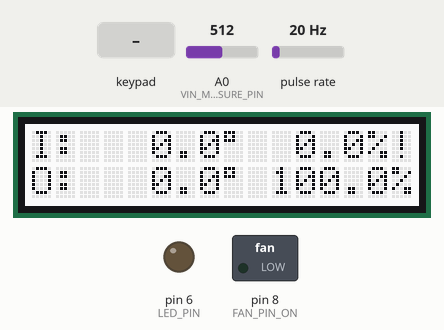
The sketch below on a simulated Arduino Uno, built with avr-gcc and run on an emulated ATmega328P. Parts: 16×2 character LCD, switched loads named in the sketch (green lamp = pin HIGH), output pins drawn as LEDs (lit = HIGH). Wiring (inferred from the names in the program): pulse sensor: data pin 3. Inputs (shaded band) come from the test bench; at power-on: A0 (VIN_MEASURE_PIN) = 512, pulse rate 20 Hz. What the sketch prints to the serial monitor is not drawn.

Above: at 3.6 s.
3.7 s: key 'U' pressed
At 4.4 s:
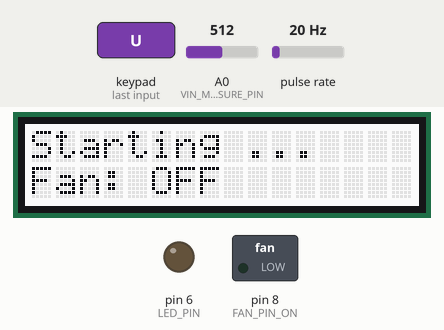
8.2 s: key 'D' pressed
At 9.2 s:
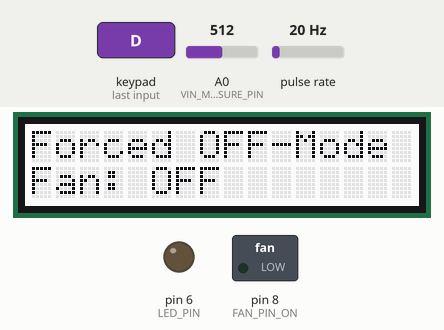
14.1 s: key 'U' pressed
At 14.5 s:
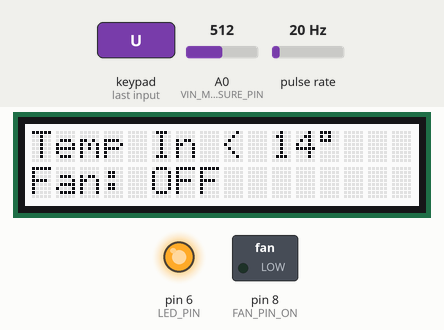
Timing chart, 0 to 34.1 s (numbered marks = the images above; inputs shaded):
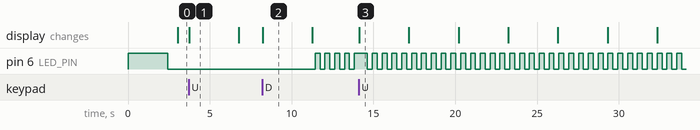

The sketch:

cellar-climate-controller.ino
```cpp
//*****************************************************************************
// cellar-climate-controller
//
// by m4rc77
//*****************************************************************************

// include the library code:
#include <Arduino.h>
#include <Wire.h>
#include <Adafruit_RGBLCDShield.h>
#include <utility/Adafruit_MCP23017.h>
#include <Adafruit_Sensor.h>
#include <DHT.h>
#include <DHT_U.h>
#include <math.h>

// The shield uses the I2C SCL and SDA pins. On classic Arduinos
// this is Analog 4 and 5 so you can't use those for analogRead() anymore
// However, you can connect other I2C sensors to the I2C bus and share
// the I2C bus.
Adafruit_RGBLCDShield lcd = Adafruit_RGBLCDShield();

// These #defines make it easy to set the backlight color
#define RED 0x1
#define YELLOW 0x3
#define GREEN 0x2
#define TEAL 0x6
#define BLUE 0x4
#define VIOLET 0x5
#define WHITE 0x7

const int DHT_PIN_INSIDE = 2;
const int DHT_PIN_OUTSIDE_1 = 4;
const int DHT_PIN_OUTSIDE_2 = 7;

const int VIN_MEASURE_PIN = A0;

const int FAN_PIN_ON =  8;
const int FAN_PIN_RPM = 3;

const int LED_PIN = 6;

const int PAGE_DISPLAY_DURATION = 3000;
const int CONTROL_INTERVAL = 10000;

const int MODE_AUTO = 10;
const int MODE_ON = 11;
const int MODE_OFF = 12;

const long MAX_FORCED_MODE_DURATION = 12L * 60L * 60L * 1000L; // 12h

const float HUMIDTITY_LIMIT = 53.5;
const float HUMIDTITY_LIMIT_TOLERANCE = 1.0;
const float ABS_HUMIDITY_LIMIT_TOLERANCE = 0.25;

const float ABS_HUMIDITY_ERROR = 999.0;

const float TEMP_IN_LIMIT = 14.0;
const float TEMP_OUT_LIMIT = 28.0;

const long blinkIntervalSlow = 1000;
const long blinkIntervalFast = 300;

const byte OK = 0;
const byte WARN = 1;
const byte ERR = 2;

// See guide for details on sensor wiring and usage:
//   https://learn.adafruit.com/dht/overview
DHT_Unified dhtIn (DHT_PIN_INSIDE,  DHT22);
DHT_Unified dhtOut1(DHT_PIN_OUTSIDE_1, DHT22);
DHT_Unified dhtOut2(DHT_PIN_OUTSIDE_2, DHT22);


volatile int fanRpmCounter;
int fanRpm;
boolean fanRunning = false;
long fanLastCheck;
long fanCheckDelay = 2000;

long tempLastCheck;
long tempCheckDelay;
byte temperatureToCheck = 0;

float tempInside;
float tempOutside1;
float tempOutside2;
float humidityInside = 0;
float humidityOutside1 = 100;
float humidityOutside2 = 100;
float absHumidityInside = 0;
float absHumidityOutside1 = ABS_HUMIDITY_ERROR;
float absHumidityOutside2 = ABS_HUMIDITY_ERROR;

long lastPageSwitch;
byte page = 1;

byte state = OK;
int ledState = LOW;
long lastLedChange;

int mode;
long forceModeOnTime=0;

String why = "Starting ...";
long lastControl;

float volt;

void readInputVoltage() {
    int sensorValue = analogRead(VIN_MEASURE_PIN);
    volt = sensorValue * (5.0 / 1023.0);
    // correction by voltmeter measurements ...
    float correction = 1.00926706;
    volt = volt / 20.0 * (20.0 + 50.0) * correction;
    Serial.print( volt, DEC ); Serial.println(" V");
}

//This is the function that the interupt calls
void rpm () {
    fanRpmCounter++;
}

void calculateFanRpm() {
    //Times fanRpmCounter (which is apprioxiamately the fequency the fan
    //is spinning at) by 60 seconds before dividing by the fan's divider
    if (fanRpmCounter == 0) {
        fanRpm = 0;
    } else {
        fanRpm = (fanRpmCounter * (60000 / (millis() - fanLastCheck))) / 2;
    }

    // reset the counter ...
    fanRpmCounter = 0;

    //Prints the number calculated above
    Serial.print(fanRpm, DEC); Serial.println(" rpm");
}

void showTemperaturePage(boolean absHumidity, boolean showOutside1) {
    lcd.setCursor(0,0);
    lcd.print("I:");
    printTemp(tempInside);
    if(absHumidity) {
        printAbsHumidity(absHumidityInside);
    } else {
        printHumidity(humidityInside);
    }

    lcd.setCursor(0,1);
    lcd.print("O:");
    if (showOutside1) {
        printTemp(tempOutside1);
        if (absHumidity) {
            printAbsHumidity(absHumidityOutside1);
        } else {
            printHumidity(humidityOutside1);
        }
    } else {
        printTemp(tempOutside2);
        if (absHumidity) {
            printAbsHumidity(absHumidityOutside2);
        } else {
            printHumidity(humidityOutside2);
        }
    }
}

void printTemp(float temperature) {
    if (isnan(temperature)) {
        lcd.print("Temp?? ");
    } else {
        if (10 <= temperature) {
            lcd.print("  ");
        } else if (0 <= temperature && temperature < 10) {
            lcd.print("   ");
        } else if (-10 < temperature && temperature < 0) {
            lcd.print("  ");
        } else if (temperature <= -10) {
            lcd.print(" ");
        }
        lcd.print(doRound(temperature), 1);lcd.print((char)223);
    }
}

void printHumidity(float humidity) {
    if (isnan(humidity)) {
        lcd.print("Hmid?? ");
    } else {
        if (10 <= humidity) {
            lcd.print(" ");
        } else if (0 <= humidity && humidity < 10) {
            lcd.print("  ");
        }
        lcd.print(doRound(humidity), 1); lcd.print("%");

        // Handle failed sensor ...
        if (isSensorFaulty(humidity)) {
            lcd.print("!");
        } else {
            lcd.print(" ");
        }
    }
}

void printAbsHumidity(float humidity) {
    if (humidity == ABS_HUMIDITY_ERROR) {
        lcd.print(" ERR!!!");
    } else if (10 <= humidity) {
        lcd.print(" ");
    } else if (0 <= humidity && humidity < 10) {
        lcd.print("  ");
    }
    lcd.print(doRound(humidity), 1); lcd.print("g");
}

void showFanInfoPage() {
    lcd.clear();

    lcd.setCursor(0,0);
    lcd.print(why);

    lcd.setCursor(0,1);
    lcd.print("Fan: ");
    if (fanRunning) {
        lcd.print(fanRpm, DEC); lcd.print(" rpm     ");
    } else {
        lcd.print("OFF        ");
    }
}

void showSystemInfoPage() {
    lcd.clear();

    lcd.setCursor(0,0);
    long minutes = millis() / 1000 / 60;
    lcd.print("Up: ");lcd.print((minutes/60/24));lcd.print("d ");lcd.print(((minutes/60)%24));lcd.print("h ");lcd.print((minutes%60));lcd.print("m          ");
    lcd.setCursor(0,1);
    lcd.print("V-In: ");lcd.print(doRound2(volt), 2); lcd.print("V");
}

void setup() {
    pinMode(FAN_PIN_ON, OUTPUT);
    pinMode(FAN_PIN_RPM, INPUT);
    pinMode(DHT_PIN_OUTSIDE_1, INPUT_PULLUP);
    pinMode(DHT_PIN_OUTSIDE_2, INPUT_PULLUP);
    pinMode(DHT_PIN_INSIDE, INPUT_PULLUP);
    pinMode(LED_PIN, OUTPUT);
    ledOn();

    attachInterrupt(digitalPinToInterrupt(FAN_PIN_RPM), rpm, RISING);

    // Debugging output
    Serial.begin(9600);

    // set up the LCD's number of columns and rows:
    lcd.begin(16, 2);

    // Print a message to the LCD...
    int time = millis();
    lcd.setCursor(0, 0);
    lcd.print("***FanControl***");
    lcd.setCursor(0, 1);
    lcd.print("***   2.05   ***");
    time = millis() - time;
    Serial.print("Took "); Serial.print(time); Serial.println(" ms");
    lcd.setBacklight(WHITE);

    // switch FAN off...
    digitalWrite(FAN_PIN_ON, LOW);

    // Initialize device.
    dhtIn.begin();
    dhtOut1.begin();
    dhtOut2.begin();

    // Print temperature sensor details.
    sensor_t sensor;
    dhtIn.temperature().getSensor(&sensor);
    Serial.println("INSIDE: ------------------");
    Serial.println("Temperature");
    Serial.print  ("Sensor:       "); Serial.println(sensor.name);
    Serial.print  ("Driver Ver:   "); Serial.println(sensor.version);
    Serial.print  ("Unique ID:    "); Serial.println(sensor.sensor_id);
    Serial.print  ("Min Delay:    "); Serial.print(sensor.min_delay/1000); Serial.println(" ms");
    Serial.print  ("Max Value:    "); Serial.print(sensor.max_value); Serial.println(" *C");
    Serial.print  ("Min Value:    "); Serial.print(sensor.min_value); Serial.println(" *C");
    Serial.print  ("Resolution:   "); Serial.print(sensor.resolution); Serial.println(" *C");
    Serial.println("------------------------------------");
    // Print humidity sensor details.
    dhtIn.humidity().getSensor(&sensor);
    Serial.println("------------------------------------");
    Serial.println("Humidity");
    Serial.print  ("Sensor:       "); Serial.println(sensor.name);
    Serial.print  ("Driver Ver:   "); Serial.println(sensor.version);
    Serial.print  ("Unique ID:    "); Serial.println(sensor.sensor_id);
    Serial.print  ("Min Delay:    "); Serial.print(sensor.min_delay/1000); Serial.println(" ms");
    Serial.print  ("Max Value:    "); Serial.print(sensor.max_value); Serial.println("%");
    Serial.print  ("Min Value:    "); Serial.print(sensor.min_value); Serial.println("%");
    Serial.print  ("Resolution:   "); Serial.print(sensor.resolution); Serial.println("%");
    Serial.println("------------------------------------");
    dhtOut1.temperature().getSensor(&sensor);
    Serial.println("OUTSIDE: ------------------");
    Serial.println("Temperature");
    Serial.print  ("Sensor:       "); Serial.println(sensor.name);
    Serial.print  ("Driver Ver:   "); Serial.println(sensor.version);
    Serial.print  ("Unique ID:    "); Serial.println(sensor.sensor_id);
    Serial.print  ("Min Delay:    "); Serial.print(sensor.min_delay/1000); Serial.println(" ms");
    Serial.print  ("Max Value:    "); Serial.print(sensor.max_value); Serial.println(" *C");
    Serial.print  ("Min Value:    "); Serial.print(sensor.min_value); Serial.println(" *C");
    Serial.print  ("Resolution:   "); Serial.print(sensor.resolution); Serial.println(" *C");
    Serial.println("------------------------------------");
    // Print humidity sensor details.
    dhtOut1.humidity().getSensor(&sensor);
    Serial.println("------------------------------------");
    Serial.println("Humidity");
    Serial.print  ("Sensor:       "); Serial.println(sensor.name);
    Serial.print  ("Driver Ver:   "); Serial.println(sensor.version);
    Serial.print  ("Unique ID:    "); Serial.println(sensor.sensor_id);
    Serial.print  ("Min Delay:    "); Serial.print(sensor.min_delay/1000); Serial.println(" ms");
    Serial.print  ("Max Value:    "); Serial.print(sensor.max_value); Serial.println("%");
    Serial.print  ("Min Value:    "); Serial.print(sensor.min_value); Serial.println("%");
    Serial.print  ("Resolution:   "); Serial.print(sensor.resolution); Serial.println("%");
    Serial.println("------------------------------------");
    dhtOut2.temperature().getSensor(&sensor);
    Serial.println("OUTSIDE: ------------------");
    Serial.println("Temperature");
    Serial.print  ("Sensor:       "); Serial.println(sensor.name);
    Serial.print  ("Driver Ver:   "); Serial.println(sensor.version);
    Serial.print  ("Unique ID:    "); Serial.println(sensor.sensor_id);
    Serial.print  ("Min Delay:    "); Serial.print(sensor.min_delay/1000); Serial.println(" ms");
    Serial.print  ("Max Value:    "); Serial.print(sensor.max_value); Serial.println(" *C");
    Serial.print  ("Min Value:    "); Serial.print(sensor.min_value); Serial.println(" *C");
    Serial.print  ("Resolution:   "); Serial.print(sensor.resolution); Serial.println(" *C");
    Serial.println("------------------------------------");
    // Print humidity sensor details.
    dhtOut2.humidity().getSensor(&sensor);
    Serial.println("------------------------------------");
    Serial.println("Humidity");
    Serial.print  ("Sensor:       "); Serial.println(sensor.name);
    Serial.print  ("Driver Ver:   "); Serial.println(sensor.version);
    Serial.print  ("Unique ID:    "); Serial.println(sensor.sensor_id);
    Serial.print  ("Min Delay:    "); Serial.print(sensor.min_delay/1000); Serial.println(" ms");
    Serial.print  ("Max Value:    "); Serial.print(sensor.max_value); Serial.println("%");
    Serial.print  ("Min Value:    "); Serial.print(sensor.min_value); Serial.println("%");
    Serial.print  ("Resolution:   "); Serial.print(sensor.resolution); Serial.println("%");

    // Set delay between sensor readings based on sensor details.
    tempCheckDelay = (sensor.min_delay / 1000) * 4;

    mode = MODE_AUTO;
    page = 1;
    lastControl= millis();
    delay(1000);
}

void loop() {

    if (fanLastCheck + fanCheckDelay <= millis()) {
        calculateFanRpm();
        fanLastCheck = millis();

        readInputVoltage();
        Serial.print("MODE:");Serial.println(mode);
    }

    if(tempLastCheck + tempCheckDelay <= millis()) {
        switch (temperatureToCheck) {
            case 0:
                tempCheckInside();
                temperatureToCheck = 1;
                break;
            case 1:
                tempCheckOutside1();
                temperatureToCheck = 2;
                break;
            case 2:
                tempCheckOutside2();
                temperatureToCheck = 0;
                break;
        }
        tempLastCheck = millis();
    }

    if(lastPageSwitch + PAGE_DISPLAY_DURATION <= millis()) {
        switch (page) {
            case 1:
                showTemperaturePage(false, true);
                page = 2;
                break;
            case 2:
                showTemperaturePage(true, true);
                page = 3;
                break;
            case 3:
                showTemperaturePage(false, false);
                page = 4;
                break;
            case 4:
                showTemperaturePage(true, false);
                page = 5;
                break;
            case 5:
                showFanInfoPage();
                page = 6;
                break;
            case 6:
                showSystemInfoPage();
                page = 1;
                break;
            default:
                page = 1;
        }
        lastPageSwitch  = millis();
    }

    uint8_t buttons = lcd.readButtons();

    if (buttons) {
        if (buttons & BUTTON_UP) {
            if (mode == MODE_AUTO) {
                mode = MODE_ON;
                forceModeOnTime = millis();
                Serial.println("MODE=ON");
            } else {
                mode = MODE_AUTO;
                Serial.println("MODE=AUTO");
            }
            controlFan();
            showFanInfoPage();
            lastPageSwitch  = millis();
            page = 1;
            delay(500);
        }
        if (buttons & BUTTON_DOWN) {
            if (mode == MODE_AUTO) {
                mode = MODE_OFF;
                forceModeOnTime = millis();
                Serial.println("MODE=OFF");
            } else {
                mode = MODE_AUTO;
                Serial.println("MODE=AUTO");
            }
            controlFan();
            showFanInfoPage();
            lastPageSwitch  = millis();
            page = 1;
            delay(500);
        }
        if (buttons & BUTTON_LEFT) {
            //lcd.print("LEFT   ");
        }
        if (buttons & BUTTON_RIGHT) {
            //lcd.print("RIGHT  ");
        }
        if (buttons & BUTTON_SELECT) {
            //lcd.print("SELECT ");
        }
    }

    if (lastControl + CONTROL_INTERVAL <= millis()) {
        controlFan();
        checkFaultySensors();
        lastControl = millis();
    }

    blinkLedOnError();
}

void blinkLedOnError() {
    int interval;
    if (state == OK) {
        ledOff();
        return;
    } else if (state == WARN) {
        interval = blinkIntervalSlow;
    } else {
        interval = blinkIntervalFast;
    }

    if (lastLedChange + interval <= millis()) {
        if (ledState == LOW) {
            ledOn();
            ledState = HIGH;
        } else {
            ledOff();
            ledState = LOW;
        }
        lastLedChange = millis();
    }
}

void controlFan() {
    float absHumidityOutside;
    float tempOutside;
    if (absHumidityOutside1 != ABS_HUMIDITY_ERROR && absHumidityOutside2 != ABS_HUMIDITY_ERROR) {
        if (absHumidityOutside1 > absHumidityOutside2) {
            absHumidityOutside = absHumidityOutside1;
            tempOutside = tempOutside1;
        } else {
            absHumidityOutside = absHumidityOutside2;
            tempOutside = tempOutside2;
        }
    } else if (absHumidityOutside1 != ABS_HUMIDITY_ERROR) {
        absHumidityOutside = absHumidityOutside1;
        tempOutside = tempOutside1;
    } else {
        absHumidityOutside = absHumidityOutside2;
        tempOutside = tempOutside2;
    }

    if (mode == MODE_AUTO) {
        if (tempInside < TEMP_IN_LIMIT) {
            fanOff();
            why = "Temp In < ";
            why = why + ((int)TEMP_IN_LIMIT);
            why = why + (char)223;
        } else if (tempOutside > TEMP_OUT_LIMIT) {
            fanOff();
            why = "Temp Out > ";
            why = why + ((int)TEMP_OUT_LIMIT);
            why = why + (char)223;
        } else if ((humidityInside < (HUMIDTITY_LIMIT - HUMIDTITY_LIMIT_TOLERANCE)) && fanRunning) {
            fanOff();
            why = "Humi: In < ";
            why = why + ((int)HUMIDTITY_LIMIT);
            why = why + "%";
        } else if ((humidityInside < HUMIDTITY_LIMIT) && !fanRunning) {
            fanOff();
            why = "Humi: In < ";
            why = why + ((int)HUMIDTITY_LIMIT);
            why = why + "%";
        } else if ((absHumidityOutside >= absHumidityInside) && fanRunning) {
            fanOff();
            why = "Humi: Out > In";
        } else if (((absHumidityOutside + ABS_HUMIDITY_LIMIT_TOLERANCE) >= absHumidityInside) && !fanRunning) {
            fanOff();
            why = "Humi: Out > In";
        } else if ((absHumidityOutside < absHumidityInside) && fanRunning)  {
            fanOn();
            why = "Drying ...";
        } else if (((absHumidityOutside + ABS_HUMIDITY_LIMIT_TOLERANCE) < absHumidityInside) && !fanRunning)  {
            fanOn();
            why = "Drying ...";
        } else {
            fanOff();
            why = "why?";
        }
    } else if (mode == MODE_ON) {
        if (((millis() - forceModeOnTime) > MAX_FORCED_MODE_DURATION) || (absHumidityOutside >= absHumidityInside)) {
          fanOff();
          mode = MODE_AUTO;
        } else {
          fanOn();
          why = "Forced ON-Mode";
        }
    } else if (mode == MODE_OFF) {
        if ((millis() - forceModeOnTime) > MAX_FORCED_MODE_DURATION) {
          fanOff();
          mode = MODE_AUTO;
        } else {
          fanOff();
          why = "Forced OFF-Mode";
        }
    } else {
      why = "Unkown Mode " + mode;
    }
    Serial.println(why);
}

void fanOn() {
    digitalWrite(FAN_PIN_ON, HIGH);
    fanRunning = true;
    Serial.println("Switching fan ON");
}

void fanOff() {
    digitalWrite(FAN_PIN_ON, LOW);
    fanRunning = false;
    Serial.println("Switching fan OFF");
}

void tempCheckInside() {
    sensors_event_t event;
    dhtIn.temperature().getEvent(&event);
    tempInside = event.temperature;
    dhtIn.humidity().getEvent(&event);
    humidityInside = event.relative_humidity;

    debugTempAndHumidity(tempInside, humidityInside, "Inside");

    absHumidityInside = calcAbsHumidity(tempInside, humidityInside);
    Serial.println("Abs Humidity inside ");Serial.print(absHumidityInside);Serial.println("g/m³");
}

void tempCheckOutside1() {
    sensors_event_t event1;
    dhtOut1.temperature().getEvent(&event1);
    tempOutside1 = event1.temperature;
    dhtOut1.humidity().getEvent(&event1);
    humidityOutside1 = event1.relative_humidity;

    debugTempAndHumidity(tempOutside1, humidityOutside1, "Outside1");

    absHumidityOutside1 = calcAbsHumidity(tempOutside1, humidityOutside1);
    Serial.print("Abs Humidity Outside1 ");Serial.print(absHumidityOutside1);Serial.println("g/m³");
}

void tempCheckOutside2() {
    sensors_event_t event2;
    dhtOut2.temperature().getEvent(&event2);
    tempOutside2 = event2.temperature;
    dhtOut2.humidity().getEvent(&event2);
    humidityOutside2 = event2.relative_humidity;

    debugTempAndHumidity(tempOutside2, humidityOutside2, "Outside2");

    absHumidityOutside2 = calcAbsHumidity(tempOutside2, humidityOutside2);
    Serial.print("Abs Humidity Outside2 ");Serial.print(absHumidityOutside2);Serial.println("g/m³");
}

void checkFaultySensors() {
  if (!isSensorFaulty(humidityOutside1) && !isSensorFaulty(humidityOutside2) && !isSensorFaulty(humidityInside)) {
    state = OK;
  } else if ( (isSensorFaulty(humidityOutside1) && isSensorFaulty(humidityOutside2)) ||
              (isSensorFaulty(humidityOutside1) && isSensorFaulty(humidityInside)) ||
              (isSensorFaulty(humidityOutside2) && isSensorFaulty(humidityInside)) ) {
    state = ERR;
  } else {
    state = WARN;
  }
}

boolean isSensorFaulty(float humidity) {
    if (isnan(humidity)) {
        return true;
    } else  if (humidity > 98.8 || humidity < 1.2) {
        return true;
    } else {
        return false;
    }
}

float calcAbsHumidity(float temperature, float humidity) {
    if (isnan(temperature)) {
        return ABS_HUMIDITY_ERROR;
    }
    if (isnan(humidity)) {
        return ABS_HUMIDITY_ERROR;
    }
    if (isSensorFaulty(humidity)) {
      return ABS_HUMIDITY_ERROR;
    }

    // see https://carnotcycle.wordpress.com/2012/08/04/how-to-convert-relative-humidity-to-absolute-humidity/
    // gramms/m³ = ( 6.112 x e^[(17.67 x temp) / (temp + 243.5)] x humidity x 2.1674 ) / (273.15 + temp)
    float expo = (17.67 * temperature) / (temperature + 243.5);
    return ((6.112 *  exp(expo) * humidity * 2.1674 ) / (273.15 + temperature));
}

void debugTempAndHumidity(float temp, float humidity, String where) {
    if (isnan(temp)) {
        Serial.println("Error reading " + where + "temperature!");
    } else {
        Serial.print("Temperature (" + where + "): "); Serial.print(temp); Serial.println(" *C");
    }

    if (isnan(humidity)) {
        Serial.println("Error reading " + where + " humidity!");
    } else {
        Serial.print("Humidity (" + where + "): "); Serial.print(humidity); Serial.println("%");
    }
}

float doRound(float val) {
    return round(val * 10) / 10.0;
}

float doRound2(float val) {
    return round(val * 100) / 100.0;
}

void ledOn() {
  digitalWrite(LED_PIN, HIGH);
}

void ledOff() {
  digitalWrite(LED_PIN, LOW);
}
```

Measured:
- after the input at 3.7 s, the display: changes at once (image 1)
- after the input at 8.2 s, the display: changes at once (image 2)
- after the input at 14.1 s, the display: changes at once (image 3)
- by itself, pin 6 (LED_PIN): alternates HIGH for 0.30 s and LOW for 0.30 s
- what the display in image 1 shows lasts 3.1 s, from 3.7 s to 6.8 s
